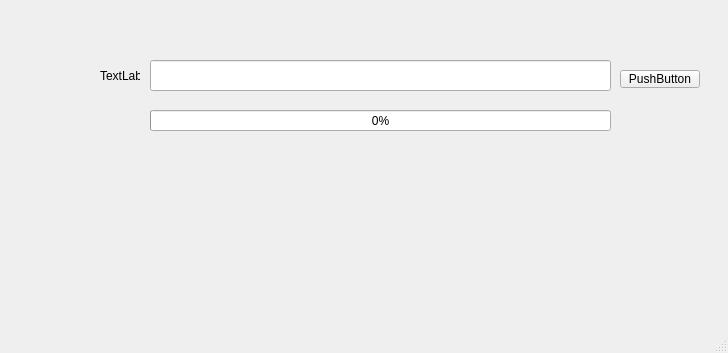
<?xml version="1.0" encoding="UTF-8"?>
<ui version="4.0">
 <class>MainWindow</class>
 <widget class="QMainWindow" name="MainWindow">
  <property name="geometry">
   <rect>
    <x>0</x>
    <y>0</y>
    <width>728</width>
    <height>353</height>
   </rect>
  </property>
  <property name="windowTitle">
   <string>MainWindow</string>
  </property>
  <widget class="QWidget" name="centralwidget">
   <widget class="QLabel" name="label">
    <property name="geometry">
     <rect>
      <x>100</x>
      <y>70</y>
      <width>40</width>
      <height>12</height>
     </rect>
    </property>
    <property name="text">
     <string>TextLabel</string>
    </property>
   </widget>
   <widget class="QLineEdit" name="lineEdit">
    <property name="geometry">
     <rect>
      <x>150</x>
      <y>60</y>
      <width>461</width>
      <height>31</height>
     </rect>
    </property>
   </widget>
   <widget class="QPushButton" name="pushButton">
    <property name="geometry">
     <rect>
      <x>620</x>
      <y>70</y>
      <width>80</width>
      <height>18</height>
     </rect>
    </property>
    <property name="text">
     <string>PushButton</string>
    </property>
   </widget>
   <widget class="QProgressBar" name="progressBar">
    <property name="geometry">
     <rect>
      <x>150</x>
      <y>110</y>
      <width>461</width>
      <height>21</height>
     </rect>
    </property>
    <property name="value">
     <number>0</number>
    </property>
    <property name="textVisible">
     <bool>true</bool>
    </property>
    <property name="invertedAppearance">
     <bool>false</bool>
    </property>
    <property name="textDirection">
     <enum>QProgressBar::TopToBottom</enum>
    </property>
   </widget>
  </widget>
  <widget class="QMenuBar" name="menubar">
   <property name="geometry">
    <rect>
     <x>0</x>
     <y>0</y>
     <width>728</width>
     <height>21</height>
    </rect>
   </property>
  </widget>
  <widget class="QStatusBar" name="statusbar"/>
 </widget>
 <resources/>
 <connections>
  <connection>
   <sender>pushButton</sender>
   <signal>clicked()</signal>
   <receiver>MainWindow</receiver>
   <slot>readData()</slot>
   <hints>
    <hint type="sourcelabel">
     <x>657</x>
     <y>101</y>
    </hint>
    <hint type="destinationlabel">
     <x>619</x>
     <y>272</y>
    </hint>
   </hints>
  </connection>
 </connections>
 <slots>
  <slot>readData()</slot>
 </slots>
</ui>
